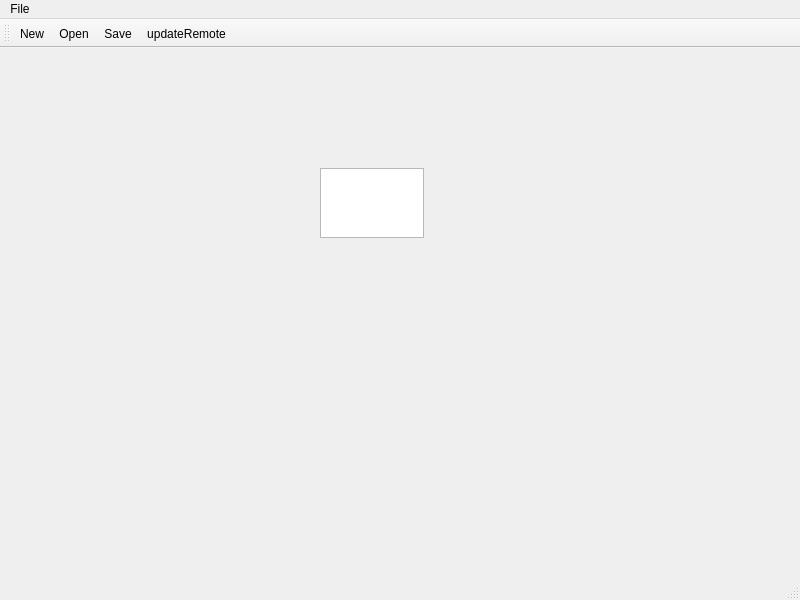
<?xml version="1.0" encoding="UTF-8"?>
<ui version="4.0">
 <class>MainWindow</class>
 <widget class="QMainWindow" name="MainWindow">
  <property name="geometry">
   <rect>
    <x>0</x>
    <y>0</y>
    <width>800</width>
    <height>600</height>
   </rect>
  </property>
  <property name="windowTitle">
   <string>MainWindow</string>
  </property>
  <widget class="QWidget" name="centralwidget">
   <widget class="QPlainTextEdit" name="plainTextEdit">
    <property name="geometry">
     <rect>
      <x>320</x>
      <y>120</y>
      <width>104</width>
      <height>70</height>
     </rect>
    </property>
   </widget>
  </widget>
  <widget class="QMenuBar" name="menubar">
   <property name="geometry">
    <rect>
     <x>0</x>
     <y>0</y>
     <width>800</width>
     <height>22</height>
    </rect>
   </property>
   <widget class="QMenu" name="menuFile">
    <property name="title">
     <string>File</string>
    </property>
    <addaction name="actionNew"/>
    <addaction name="actionOpen"/>
    <addaction name="actionSave"/>
   </widget>
   <addaction name="menuFile"/>
  </widget>
  <widget class="QStatusBar" name="statusbar"/>
  <widget class="QToolBar" name="toolBar">
   <property name="windowTitle">
    <string>toolBar</string>
   </property>
   <attribute name="toolBarArea">
    <enum>TopToolBarArea</enum>
   </attribute>
   <attribute name="toolBarBreak">
    <bool>false</bool>
   </attribute>
   <addaction name="actionNew"/>
   <addaction name="actionOpen"/>
   <addaction name="actionSave"/>
   <addaction name="actionupdateRemote"/>
  </widget>
  <action name="actionNew">
   <property name="icon">
    <iconset resource="my_resources.qrc">
     <normaloff>:/MyResources/Icons/new_file.png</normaloff>:/MyResources/Icons/new_file.png</iconset>
   </property>
   <property name="text">
    <string>New</string>
   </property>
  </action>
  <action name="actionOpen">
   <property name="icon">
    <iconset resource="my_resources.qrc">
     <normaloff>:/MyResources/Icons/open_file.png</normaloff>:/MyResources/Icons/open_file.png</iconset>
   </property>
   <property name="text">
    <string>Open</string>
   </property>
  </action>
  <action name="actionSave">
   <property name="icon">
    <iconset resource="my_resources.qrc">
     <normaloff>:/MyResources/Icons/save_file.png</normaloff>:/MyResources/Icons/save_file.png</iconset>
   </property>
   <property name="text">
    <string>Save</string>
   </property>
  </action>
  <action name="actionupdateRemote">
   <property name="icon">
    <iconset resource="my_resources.qrc">
     <normaloff>:/MyResources/Icons/update_remote.png</normaloff>:/MyResources/Icons/update_remote.png</iconset>
   </property>
   <property name="text">
    <string>updateRemote</string>
   </property>
  </action>
 </widget>
 <resources>
  <include location="my_resources.qrc"/>
 </resources>
 <connections/>
</ui>
